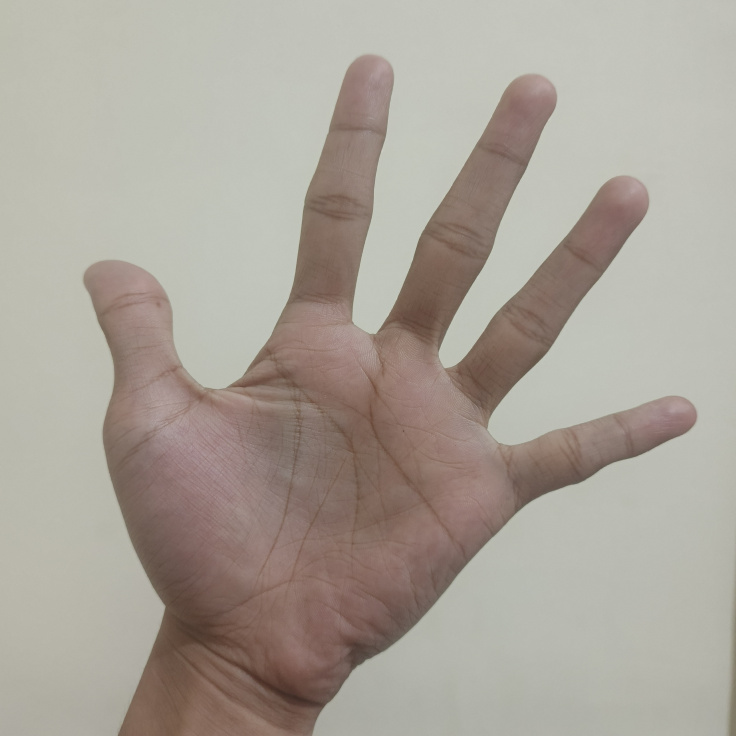
#> input picture assets/telapak.jpg, 2944 x 2944 px (shown at 1/4 size)
$ jupyter execute modul4.ipynb
#> lines starting #> are read from the running program, lines starting #| are printed output that depends on the picture; after the words box and inside, x2 and y2 are one past the last pixel; in counts of white or black regions, pixels touching at a corner belong together
[cell 1]
import cv2 as cv
import matplotlib.pyplot as plt
import numpy as np

## LIBRARY

#### Kode tersebut merupakan kode untuk mengimport library yang dibutuhkan, seperti OpenCV, Matplotlib.pyplot, dan NumPy:
- Library OpenCV digunakan untuk melakukan berbagai operasi citra seperti membaca, menampilkan, memproses, dan memodifikasi, namun pada jurnal kali ini hanya digunakan untuk membaca dan mengubah citra menjadi grayscale.
- NumPy digunakan untuk representasi citra dalam bentuk matriks array, dan pada jurnal kali ini digunakan untuk melalukan operasi pada matriks dan manipulasi piksel.
- Matplotlib digunakan untuk menampilkan citra hasil pemrosesan berbagai tahap proses

[cell 2]
prewittX = np.array([
[-1, 0, 1],
[-1, 0, 1],
[-1, 0, 1]
], dtype=np.float32)
prewittY = np.array([
[1, 1, 1],
[0, 0, 0],
[-1, -1, -1]
], dtype=np.float32)
sobelX = np.array([
 [-1, 0, 1],
 [-2, 0, 2],
 [-1, 0, 1]
], dtype=np.float32)
sobelY = np.array([
 [1, 2, 1],
 [0, 0, 0],
 [-1, -2, -1]
], dtype=np.float32)

def convolution(img, kernel):
    size = kernel.shape[0]
    pad_size = size // 2
    padded = np.pad(img, pad_size, mode='constant')
    canvas = np.zeros_like(img).astype(np.float32)
    height, width = img.shape
    for i in range(height):
        for j in range(width):
            region = padded[i:i+size, j:j+size]
            canvas[i, j] = np.sum(region * kernel)
    return canvas
def edge(img, kernelx, kernely):
    gx = convolution(img, kernelx)
    gy = convolution(img, kernely)
    canvas = np.abs(gx) + np.abs(gy)
    canvas = canvas * 255.0 / np.max(canvas)
    return np.clip(canvas, 0, 255).astype(np.uint8)
def threshold(image, value, min_val, max_val):
    img = np.array(image)
    for i in range(img.shape[0]):
        for j in range(img.shape[1]):
            if img[i, j] > value:
                img[i, j] = max_val
            else:
                img[i, j] = min_val
    return img
def resize(image, new_width, new_height):
    old_height, old_width = image.shape[:2]
    resized_image = np.zeros((new_height, new_width), dtype=np.uint8)
    for i in range(new_height):
        for j in range(new_width):
            x = int(j * old_width / new_width)
            y = int(i * old_height / new_height)
            resized_image[i, j] = image[y, x]
    return resized_image

## Deklarasi Kernel dan Fungsi-Fungsi

kode di atas adalah deklarasi kernel untuk deteksi tepi dan filtering, seperti sobel dan prewitt, kemudian juga ada deklarasi fungsi-fungsi seperti konvolusi, deteksi tepi, threshold, dan resize.

Fungsi konvolusi diperlukan untuk melakukan fungsi deteksi tepi, yang di mana fungsi ini menggeser kernel (filter) di setiap piksel gambar, mengalikan nilai piksel dengan bobot kernel, lalu menjumlahkan hasilnya untuk menghasilkan nilai baru pada piksel tersebut. Fungsi deteksi tepi kemudian menggunakan dua kernel (gx, gy) untuk menghitung gradien intensitas pada kedua arah, lalu menggabungkan keduanya dengan menjumlahkan nilai absolutnya sehingga tepi pada gambar dapat terdeteksi secara menyeluruh, kemudian hasil akhirnya di normalisasi.

Kemudian, ada juga fungsi threshold dan resize, fungsi threshold digunakan untuk melakukan thresholding dengan cara mengubah nilai piksel menjadi nilai maksimum (max_val) ketika lebih dari nilai thresholdnya (value), dan ketika kurang dari nilai thresholdnya akan diubah menjadi nilai minimum (min_val). Sedangkan fungsi resize digunakan untuk mengubah ukuran (resolusi) citra ke dimensi yang diinginkan, fungsi ini bekerja dengan cara mengambil nilai dari koordinat tetangganya di citra asli, kemudian untuk setiap piksel di citra baru dihitung posisi asalnya berdasarkan skala perbandingan antara ukuran asli dan ukuran target yang kemudian dipetakan di citra baru.

[cell 3]
telapak = cv.imread('assets/telapak.jpg')
#> telapak is the input picture: shape (2944, 2944, 3); mean B, G, R 152.9, 162.4, 169.6
telapakG = cv.cvtColor(telapak, cv.COLOR_BGR2GRAY)
telapakR = resize(telapakG, 256, 256)
#> after the loop in resize, `for i in range(new_height):`:
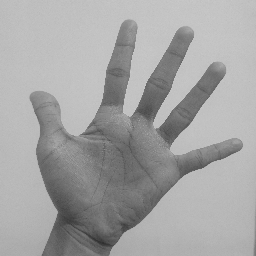
#> resized_image: shape (256, 256); min 47, max 206, mean 163.6
telapakDT = edge(telapakR, prewittX, prewittY)
#> in convolution, `padded = np.pad(img, pad_size, mode='constant')`:
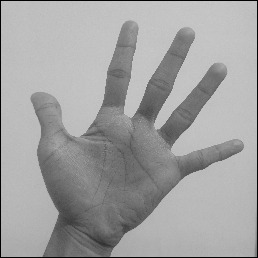
#> padded: shape (258, 258); min 0, max 206, mean 161.1
#> after the loop in convolution, `for i in range(height):`:
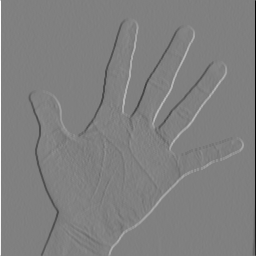
#> canvas: shape (256, 256) float32; min -577, max 570, mean -0.1; drawn with min black and max white
#> after the loop in convolution (call 2), `for i in range(height):`:
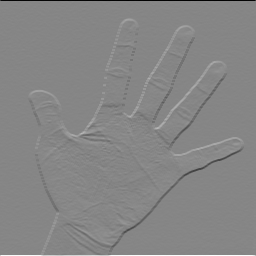
#> canvas: shape (256, 256) float32; min -592, max 535, mean 0.4; drawn with min black and max white
#> in edge, `canvas = np.abs(gx) + np.abs(gy)`:
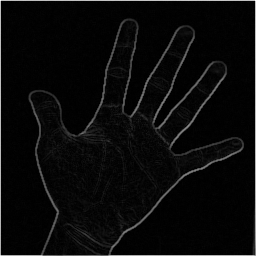
#> canvas: shape (256, 256) float32; min 0, max 761, mean 30.2; drawn with min black and max white
telapakT = threshold(telapakDT, 15, 0, 255)
#> after the loop in threshold, `for i in range(img.shape[0]):`:
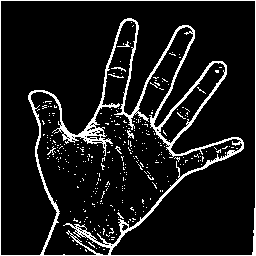
#> img: shape (256, 256); 9.9% white in thin lines or dots

plt.figure(figsize = (12, 8))

plt.subplot(1, 4, 1)
plt.imshow(telapakG, cmap = 'gray')
plt.title('Citra Asli')

plt.subplot(1, 4, 2)
plt.imshow(telapakR, cmap = 'gray')
plt.title('Citra Resize')

plt.subplot(1, 4, 3)
plt.imshow(telapakDT, cmap = 'gray')
plt.title('Deteksi Tepi')

plt.subplot(1, 4, 4)
plt.imshow(telapakT, cmap = 'gray')
plt.title('Threshold')

## Membaca Gambar dan Pre-processing Citra kemudian Menampilkannya

Kode di atas digunakan untuk membaca citra dan melakukan pre-processing citra (Resize, Deteksi Tepi, Thresholding). Membaca telapak.jpg dengan menggunakan cv.imread kemmudian menyimpannya di dalam variabel telapak. Variabel telapak kemudian diubah menjadi citra grayscale dengan menggunakan cv.cvtColor(, cv.COLOR_BGR2GRAY) dan menyimpannya dalam variabel telapakG. Variabel telapakG kemudian di resize dengan menggunakan fungsi resize() dan disimpan dalam variabel telapakR. Variabel telapakR kemudian dideteksi tepinya dengan menggunakan fungsi edge() dan disimpan di dalam variabel telapakDT. Kemudian terakhir variabel telapakDT dithresholding dengan menggunakan fungsi threshold() dan menyimpannya dalam variabel telapakT.

Kode tersebut kemudian menampilkan variabel-variabel hasil tahapan-tahapan tadi(grayscale, resize, deteksi tepi, threshold) dalam subplot (1, 4) dengan canvass figsize=(12, 8)

[cell 4]
kernel3f1 = np.array([
    [1, 1, 1],
    [1, 1, 1],
    [1, 1, 1]
])

kernel5f1 = np.array([
    [1,1,1,1,1],
    [1,1,1,1,1],
    [1,1,1,1,1],
    [1,1,1,1,1],
    [1,1,1,1,1]
])

## Deklarasi kernel 3x3 dan 5x5

Kode di atas mendeklarasikan kernel 3x3 dan 5x5 yang disimpan di dalam variabel kernel3f1 dan kernel5f1, yang di mana keseluruhan elemen dari kernel-kernel tersebut bernilai 1.

[cell 5]
def dilasi(image,kernel):
    height, width = image.shape
    k_height, k_width = kernel.shape
    center = k_height // 2
    hasil = np.zeros((height, width))
    for i in range(center, height-center):
        for j in range(center, width-center):
            if image[i,j] == 255:
                for k in range(k_height):
                    for l in range(k_width):
                        if kernel[k,l] == 1:
                            hasil[i+k-center,j+l-center] =255
            else:
                if hasil[i,j] !=255:
                    hasil[i,j] = 0
    return hasil

def erosi(image, kernel):
    height, width = image.shape
    k_height, k_width = kernel.shape
    center = k_height // 2
    hasil = np.zeros((height, width))
    for i in range(center, height - center):
        for j in range(center, width - center):
            cocok = True
            for k in range(k_height):
                for l in range(k_width):
                    if kernel[k, l] == 1 and image[i + k - center, j + l - center] == 0:
                        cocok = False
                        break
                if not cocok:
                    break
            if cocok:
                hasil[i, j] = 255
    return hasil

def opening(image_erosi, kernel):
    hasil = dilasi(image_erosi, kernel)
    return hasil

def closing(image_dilasi, kernel):
    hasil = erosi(image_dilasi, kernel)
    return hasil

def thinning(img):
    binary = (img > 0).astype(np.uint8)
    height, width = binary.shape
    changed = True
    while changed:
        changed = False
        hapus = []
        # STEP 1
        for i in range(1, height-1):
            for j in range(1, width-1):
                P1 = binary[i, j]
                if P1 != 1:
                    continue
                P2 = binary[i-1, j]
                P3 = binary[i-1, j+1]
                P4 = binary[i, j+1]
                P5 = binary[i+1, j+1]
                P6 = binary[i+1, j]
                P7 = binary[i+1, j-1]
                P8 = binary[i, j-1]
                P9 = binary[i-1, j-1]
                tetangga = [P2,P3,P4,P5,P6,P7,P8,P9]
                jumlah = np.sum(tetangga)
                transisi = 0
                urutan = tetangga + [P2]
                for k in range(8):
                    if urutan[k] == 0 and urutan[k+1] == 1:
                        transisi += 1
                if (
                    2 <= jumlah <= 6 and
                    transisi == 1 and
                    P2 * P4 * P6 == 0 and
                    P4 * P6 * P8 == 0
                ):
                     hapus.append((i,j))
        if hapus:
            changed = True
            for i,j in hapus:
                binary[i,j] = 0
        hapus = []
        # STEP 2
        for i in range(1, height-1):
            for j in range(1, width-1):

                P1 = binary[i, j]
                if P1 != 1:
                    continue
                P2 = binary[i-1, j]
                P3 = binary[i-1, j+1]
                P4 = binary[i, j+1]
                P5 = binary[i+1, j+1]
                P6 = binary[i+1, j]
                P7 = binary[i+1, j-1]
                P8 = binary[i, j-1]
                P9 = binary[i-1, j-1]
                tetangga = [P2,P3,P4,P5,P6,P7,P8,P9]
                jumlah = np.sum(tetangga)
                transisi = 0
                urutan = tetangga + [P2]
                for k in range(8):
                    if urutan[k] == 0 and urutan[k+1] == 1:
                        transisi += 1

                if (
                    2 <= jumlah <= 6 and
                    transisi == 1 and
                    P2 * P4 * P8 == 0 and
                    P2 * P6 * P8 == 0
                ):
                    hapus.append((i,j))
        if hapus:
            changed = True
            for i,j in hapus:
                binary[i,j] = 0
    return binary * 255

def thickening(img, kernel, iterasi=1):
    hasil = img.copy()
    for _ in range(iterasi):
        hasil = dilasi(hasil, kernel)
    return hasil

def gradientMorph(erosi, dilasi):
    hasil = dilasi - erosi
    return hasil

## Deklarasi Fungsi-Fungsi Morfologi Citra

Kode di atas adalah deklarasi fungsi-fungsi morfologi citra, seperti dilasi, erosi, opening, closing, thinning, thickening, dan gradient morfologi.

Fungsi dilasi bekerja dengan cara memeriksa setiap piksel putih (255) pada citra, kemudian menyebarkan nilai putih tersebut ke piksel-piksel tetangganya sesuai dengan bentuk kernel yang digunakan. Sebaliknya, fungsi erosi bekerja dengan cara memeriksa apakah seluruh piksel di bawah kernel bernilai putih, jika iya maka piksel pusat dipertahankan sebagai putih, jika tidak maka piksel tersebut dihapus menjadi nol.

Fungsi opening merupakan kombinasi erosi yang dilanjutkan dengan dilasi, yang digunakan untuk menghilangkan noise kecil pada citra biner. Sedangkan fungsi closing merupakan kebalikannya, yaitu dilasi yang dilanjutkan dengan erosi, yang digunakan untuk menutup celah kecil pada objek di citra biner.

Kemudian, ada juga fungsi thinning yang mengimplementasikan algoritma Zhang-Suen, di mana fungsi ini mengikis piksel-piksel tepi objek secara iteratif dalam dua langkah hingga tidak ada lagi perubahan, sehingga menghasilkan representasi objek yang hanya selebar satu piksel (kerangka). Fungsi thickening bekerja sebaliknya, yaitu menebalkan objek pada citra dengan cara menerapkan dilasi sebanyak jumlah iterasi yang ditentukan. Terakhir, fungsi gradientMorph menghitung gradien morfologi dengan cara mengurangkan hasil erosi dari hasil dilasi, sehingga menghasilkan citra yang menonjolkan kontur atau tepi dari objek.

[cell 6]
telapakDilasi = dilasi(telapakT, kernel3f1)
telapakErosi = erosi(telapakT, kernel3f1)
telapakOpening = opening(telapakErosi, kernel3f1)
telapakClosing = closing(telapakDilasi, kernel3f1)
#> after the loop in erosi (call 2), `for i in range(center, height - center):`:
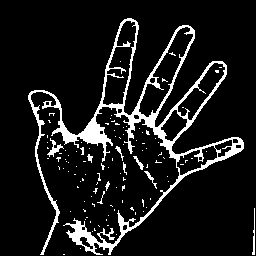
#> hasil: shape (256, 256) float64; 10.3% white; 110 white regions (99 under 20 px), largest, box (x1, y1, x2, y2) and area: (28, 18, 244, 255) 5975, (47, 138, 64, 157) 99, (252, 208, 255, 255) 72
telapakThinning = thinning(telapakT)
#> after the loop in thinning, `while changed:`:
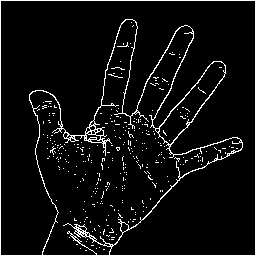
#> binary: shape (256, 256); values 0 (black) and 1 (white), 6% white in thin lines or dots
telapakThickening = thickening(telapakT, kernel3f1)
telapakGM = gradientMorph(telapakErosi, telapakDilasi)

plt.figure(figsize=(12, 6))

plt.subplot(2, 4, 1)
plt.imshow(telapakDilasi, cmap = 'gray')
plt.title('Dilasi')
plt.axis('off')

plt.subplot(2, 4, 2)
plt.imshow(telapakErosi, cmap = 'gray')
plt.title('Erosi')
plt.axis('off')

plt.subplot(2, 4, 3)
plt.imshow(telapakOpening, cmap = 'gray')
plt.title('Opening')
plt.axis('off')

plt.subplot(2, 4, 4)
plt.imshow(telapakClosing, cmap = 'gray')
plt.title('Closing')
plt.axis('off')

plt.subplot(2, 4, 5)
plt.imshow(telapakThinning, cmap = 'gray')
plt.title('Thinning')
plt.axis('off')

plt.subplot(2, 4, 6)
plt.imshow(telapakThickening, cmap = 'gray')
plt.title('Thickening')
plt.axis('off')

plt.subplot(2, 4, 7)
plt.imshow(telapakGM, cmap = 'gray')
plt.title('Gradient Morph')
plt.axis('off')

## Operasi Morfologi Kernel 3x3 dan Menampilkannya

Kode di atas digunakan untuk melakukan operasi-operasi morfologi pada citra telapak biner (telapakT) menggunakan kernel3f1. Variabel telapakT dilakukan operasi dilasi dan hasilnya disimpan dalam variabel telapakDilasi. Variabel telapakT juga dilakukan operasi erosi dan hasilnya disimpan dalam variabel telapakErosi. Variabel telapakErosi kemudian dilakukan operasi opening dan disimpan dalam variabel telapakOpening, sedangkan variabel telapakDilasi dilakukan operasi closing dan disimpan dalam variabel telapakClosing. Variabel telapakT juga dilakukan operasi thinning dan thickening yang masing-masing disimpan dalam variabel telapakThinning dan telapakThickening. Terakhir, variabel telapakErosi dan telapakDilasi digunakan untuk menghitung gradient morfologi yang disimpan dalam variabel telapakGM.

Kode tersebut kemudian menampilkan seluruh hasil operasi morfologi tadi (dilasi, erosi, opening, closing, thinning, thickening, gradient morph) dalam subplot (2, 4) dengan canvas figsize=(12, 6).

## Analisis Hasil Operasi Morfologi dengan kernel3f1

Berikut adalah analisis perbandingan citra telapak tangan sebelum dan sesudah dilakukan operasi morfologi menggunakan kernel3f1.

**Dilasi** — Setelah dilasi, piksel-piksel putih pada citra melebar ke arah tetangganya sehingga putih-putih pada telapak tangan terlihat lebih tebal dan besar dibanding citra aslinya. Celah-celah kecil antar piksel putih juga ikut tertutup akibat penyebaran nilai putih oleh kernel.

**Erosi** — Setelah erosi, objek telapak tangan mengalami pengikisan pada bagian tepinya sehingga hanya piksel-piksel yang benar-benar dikelilingi oleh piksel putih saja yang tersisa. Hasilnya, telapak tangan terlihat jauh lebih tipis dan banyak bagian yang hilang, terutama pada area yang memiliki noise atau piksel putih yang tersebar.

**Opening** — Opening yang merupakan erosi dilanjutkan dilasi menghasilkan citra yang noise-noise kecilnya sebagian besar sudah hilang. Namun bentuk telapak tangan tidak terlalu berubah signifikan dibanding hasil erosi, hanya saja piksel-piksel yang tersisa sedikit melebar kembali.

**Closing** — Closing yang merupakan dilasi dilanjutkan erosi menghasilkan citra di mana celah-celah kecil pada objek telapak tangan berhasil tertutup. Bentuk objek secara keseluruhan lebih rapat dan utuh dibanding citra asli, dengan kontur yang lebih halus.

**Thinning** — Setelah thinning, objek telapak tangan tereduksi menjadi representasi kerangka yang hanya selebar satu piksel. Bentuk umum telapak dan jari masih dapat dikenali, namun semua area yang sebelumnya berupa bidang penuh kini menjadi garis tipis yang mengikuti struktur objek.

**Thickening** — Setelah thickening, objek telapak tangan mengalami penebalan yang lebih agresif dibanding dilasi biasa. Objek terlihat lebih besar dan masif, dengan banyak celah yang tertutup serta kontur luar yang semakin melebar menjauhi bentuk aslinya.

**Gradient Morphology** — Gradient morfologi yang diperoleh dari selisih dilasi dan erosi menghasilkan citra yang hanya menonjolkan bagian tepi atau kontur dari objek telapak tangan. Hasilnya menyerupai hasil deteksi tepi, di mana bagian dalam objek tampak hitam dan hanya batas-batas tepinya saja yang berwarna putih.

[cell 7]
telapakDilasi2 = dilasi(telapakT, kernel5f1)
#> after the loop in dilasi (call 4), `for i in range(center, height-center):`:
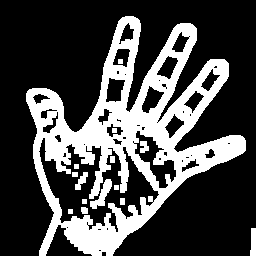
#> hasil: shape (256, 256) float64; 28.8% white; 15 white regions, largest, box (x1, y1, x2, y2) and area: (26, 16, 246, 256) 17959, (90, 179, 112, 209) 258, (250, 228, 256, 256) 146
telapakErosi2 = erosi(telapakT, kernel5f1)
#> after the loop in erosi (call 3), `for i in range(center, height - center):`:
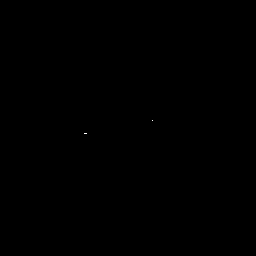
#> hasil: shape (256, 256) float64; 0.01% white in thin lines or dots, all inside (x1, y1, x2, y2) = (84, 120, 153, 134)
telapakOpening2 = opening(telapakErosi2, kernel5f1)
#> (the rest of the program and of its run is left out)
